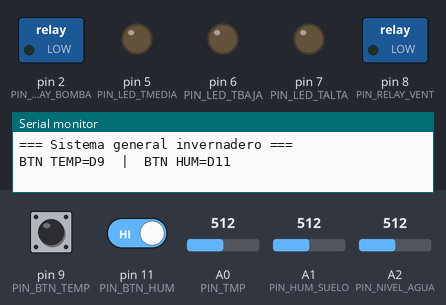
The sketch below on a simulated Arduino Uno, built with avr-gcc and run on an emulated ATmega328P. Parts: switched loads named in the sketch (green lamp = pin HIGH), output pins drawn as LEDs (lit = HIGH), the last lines printed to the serial monitor. Dashed ring = blinking. Inputs (shaded band) come from the test bench; at power-on: pin 9 (PIN_BTN_TEMP) HIGH, pin 11 (PIN_BTN_HUM) HIGH, A0 (PIN_TMP) = 512, A1 (PIN_HUM_SUELO) = 512, A2 (PIN_NIVEL_AGUA) = 512.

Above: at 1.2 s.
1.3 s: pin 9 (PIN_BTN_TEMP) pulled LOW for 1 s
At 3.0 s:
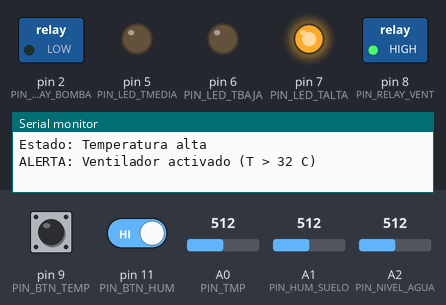
7.9 s: pin 9 (PIN_BTN_TEMP) pulled LOW for 0.15 s
At 8.2 s:
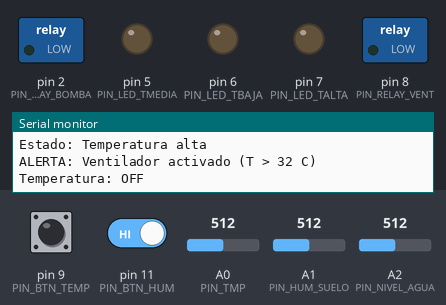
9.5 s: pin 9 (PIN_BTN_TEMP) pulled LOW for 3.2 s
At 9.62 s:
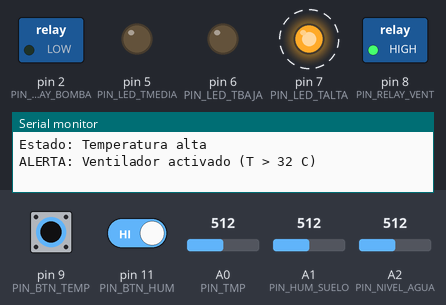
14.2 s: pin 9 (PIN_BTN_TEMP) driven LOW and pin 11 (PIN_BTN_HUM) driven LOW
At 14.72 s:
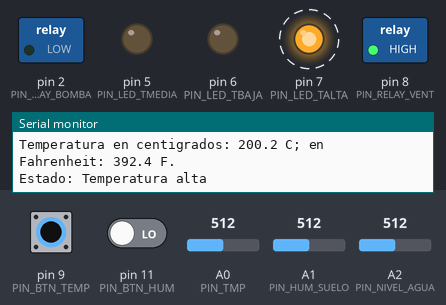
Timing chart, 0 to 18.2 s (numbered marks = the images above; inputs shaded):
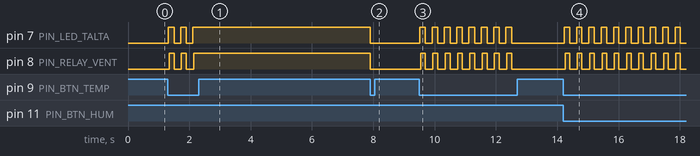

Measured:
- after the input at 1.3 s, pin 7 (PIN_LED_TALTA): alternates HIGH for 0.19 s and LOW for 0.22 s, 5 changes in all, then stays HIGH, starting at once; pin 8 (PIN_RELAY_VENT): alternates HIGH for 0.16 s and LOW for 0.24 s, 5 changes in all, then stays HIGH, starting at once
- after the input at 7.9 s, pin 7 (PIN_LED_TALTA), pin 8 (PIN_RELAY_VENT): HIGH → LOW at once
- after the input at 9.5 s, pin 7 (PIN_LED_TALTA): alternates HIGH for 0.19 s and LOW for 0.22 s, 16 changes in all, then stays LOW, starting at once; pin 8 (PIN_RELAY_VENT): alternates HIGH for 0.16 s and LOW for 0.24 s, 16 changes in all, then stays LOW, starting at once
- after the input at 14.2 s, pin 7 (PIN_LED_TALTA): alternates HIGH for 0.17 s and LOW for 0.23 s, starting at once; pin 8 (PIN_RELAY_VENT): alternates HIGH for 0.15 s and LOW for 0.26 s, starting after 0.06 s

The sketch:

tinkercad_3_sistema_general.ino
```cpp
/*
 ============================================================
 INVERNADERO INTELIGENTE
 Sistema General Integrado: Temperatura + Humedad/Riego
 Simulacion: Tinkercad
 ============================================================
 PINES TEMPERATURA:
   A0  -> Sensor TMP36
   D5  -> LED verde  (Temperatura media  20-30 C)
   D6  -> LED azul   (Temperatura baja   < 20 C)
   D7  -> LED rojo   (Temperatura alta   >= 30 C)
   D8  -> Relevador ventilador (activa cuando T > 32 C)
   D9  -> Pulsador inicio/paro temperatura (INPUT_PULLUP)

 PINES HUMEDAD / RIEGO:
   A1  -> Sensor de humedad de suelo
   A2  -> Potenciometro (simula sensor ultrasonico nivel agua)
   D2  -> Relevador bomba de riego
   D11 -> Pulsador inicio/paro humedad (INPUT_PULLUP)

 FRECUENCIA DE MUESTREO: 1 medicion por minuto (60000 ms)
 ============================================================
*/

// ── Pines temperatura ──────────────────────────────────
const int PIN_TMP        = A0;
const int PIN_LED_TMEDIA = 5;
const int PIN_LED_TBAJA  = 6;
const int PIN_LED_TALTA  = 7;
const int PIN_RELAY_VENT = 8;
const int PIN_BTN_TEMP   = 9;

// ── Pines humedad / riego ──────────────────────────────
const int PIN_HUM_SUELO   = A1;
const int PIN_NIVEL_AGUA  = A2;
const int PIN_RELAY_BOMBA = 2;
const int PIN_BTN_HUM     = 11;

// ── Calibracion sensor suelo ───────────────────────────
const int HUM_SECO   = 880;
const int HUM_HUMEDO = 20;

// ── Estado de subsistemas ──────────────────────────────
bool sistemaTempActivo = false;
bool sistemaHumActivo  = false;

unsigned long tUltimoDebTemp = 0;
unsigned long tUltimoDebHum  = 0;
unsigned long tUltimoTemp    = 0;
unsigned long tUltimaHum     = 0;

const unsigned long DEBOUNCE_MS  = 200;
const unsigned long INTERVALO_MS = 60000UL;

void setup() {
  Serial.begin(9600);

  pinMode(PIN_LED_TBAJA,   OUTPUT);
  pinMode(PIN_LED_TMEDIA,  OUTPUT);
  pinMode(PIN_LED_TALTA,   OUTPUT);
  pinMode(PIN_RELAY_VENT,  OUTPUT);
  pinMode(PIN_BTN_TEMP,    INPUT_PULLUP);

  pinMode(PIN_RELAY_BOMBA, OUTPUT);
  pinMode(PIN_BTN_HUM,     INPUT_PULLUP);

  digitalWrite(PIN_RELAY_VENT,  LOW);
  digitalWrite(PIN_RELAY_BOMBA, LOW);
  apagarLEDs();

  Serial.println("=== Sistema general invernadero ===");
  Serial.println("BTN TEMP=D9  |  BTN HUM=D11");
}

void loop() {
  unsigned long ahora = millis();

  // Boton temperatura
  if (digitalRead(PIN_BTN_TEMP) == LOW) {
    if ((ahora - tUltimoDebTemp) > DEBOUNCE_MS) {
      tUltimoDebTemp = ahora;
      sistemaTempActivo = !sistemaTempActivo;
      tUltimoTemp = ahora - INTERVALO_MS;
      Serial.print("Temperatura: ");
      Serial.println(sistemaTempActivo ? "ON" : "OFF");
      if (!sistemaTempActivo) {
        apagarLEDs();
        digitalWrite(PIN_RELAY_VENT, LOW);
      }
    }
  }

  // Boton humedad
  if (digitalRead(PIN_BTN_HUM) == LOW) {
    if ((ahora - tUltimoDebHum) > DEBOUNCE_MS) {
      tUltimoDebHum = ahora;
      sistemaHumActivo = !sistemaHumActivo;
      tUltimaHum = ahora - INTERVALO_MS;
      Serial.print("Humedad: ");
      Serial.println(sistemaHumActivo ? "ON" : "OFF");
      if (!sistemaHumActivo) digitalWrite(PIN_RELAY_BOMBA, LOW);
    }
  }

  // Muestreo temperatura
  if (sistemaTempActivo && (ahora - tUltimoTemp) >= INTERVALO_MS) {
    tUltimoTemp = ahora;
    medirTemperatura();
  }

  // Muestreo humedad
  if (sistemaHumActivo && (ahora - tUltimaHum) >= INTERVALO_MS) {
    tUltimaHum = ahora;
    medirHumedad();
  }
}

void medirTemperatura() {
  int adcVal = analogRead(PIN_TMP);
  float voltaje = (adcVal * 5.0) / 1023.0;
  float tempC   = (voltaje - 0.5) * 100.0;
  float tempF   = (tempC * 9.0 / 5.0) + 32.0;

  Serial.print("Temperatura en centigrados: ");
  Serial.print(tempC, 1);
  Serial.print(" C; en Fahrenheit: ");
  Serial.print(tempF, 1);
  Serial.println(" F.");

  apagarLEDs();

  if (tempC < 20.0) {
    digitalWrite(PIN_LED_TBAJA, HIGH);
    Serial.println("Estado: Temperatura baja");
  } else if (tempC >= 30.0) {
    digitalWrite(PIN_LED_TALTA, HIGH);
    Serial.println("Estado: Temperatura alta");
  } else {
    digitalWrite(PIN_LED_TMEDIA, HIGH);
    Serial.println("Estado: Temperatura media");
  }

  if (tempC > 32.0) {
    digitalWrite(PIN_RELAY_VENT, HIGH);
    Serial.println("ALERTA: Ventilador activado (T > 32 C)");
  } else {
    digitalWrite(PIN_RELAY_VENT, LOW);
  }
}

void medirHumedad() {
  int adcHum  = analogRead(PIN_HUM_SUELO);
  int adcAgua = analogRead(PIN_NIVEL_AGUA);

  int porcentajeHum = map(adcHum, HUM_SECO, HUM_HUMEDO, 0, 100);
  porcentajeHum = constrain(porcentajeHum, 0, 100);

  int nivelAgua = map(adcAgua, 0, 1023, 0, 100);
  nivelAgua = constrain(nivelAgua, 0, 100);

  Serial.print("Humedad relativa: ");
  Serial.print(porcentajeHum);
  Serial.print("% | Nivel de agua: ");
  Serial.print(nivelAgua);
  Serial.println("%");

  if (porcentajeHum < 25) {
    Serial.println("Estado: Humedad baja");
  } else if (porcentajeHum >= 75) {
    Serial.println("Estado: Humedad alta");
  } else {
    Serial.println("Estado: Humedad media");
  }

  if (porcentajeHum < 25) {
    if (nivelAgua > 10) {
      digitalWrite(PIN_RELAY_BOMBA, HIGH);
      Serial.println("RIEGO: Bomba activada");
    } else {
      digitalWrite(PIN_RELAY_BOMBA, LOW);
      Serial.println("ALERTA: Nivel de agua insuficiente. Bomba NO activada.");
    }
  } else {
    digitalWrite(PIN_RELAY_BOMBA, LOW);
  }
}

void apagarLEDs() {
  digitalWrite(PIN_LED_TBAJA,  LOW);
  digitalWrite(PIN_LED_TMEDIA, LOW);
  digitalWrite(PIN_LED_TALTA,  LOW);
}
```
